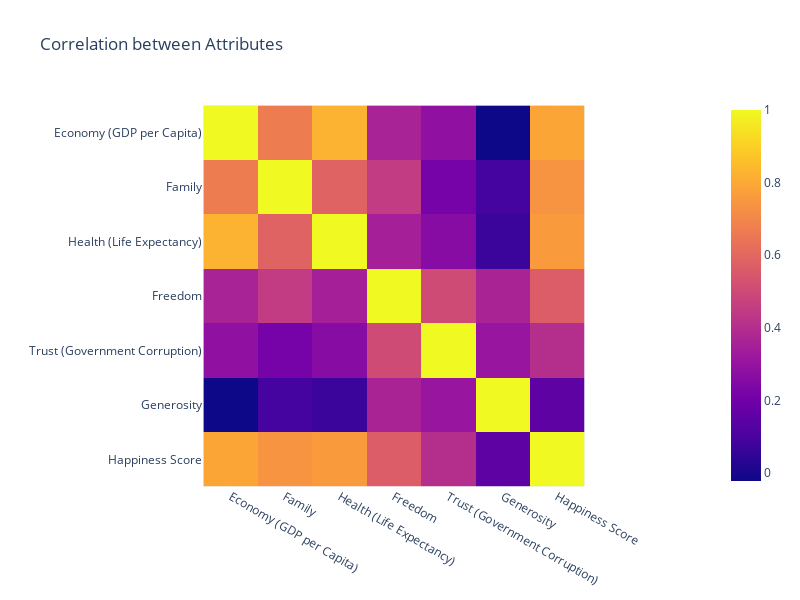

This figure's notebook cell:
### Code cell
#Find the correlation between the Economy (GDP per Capita), Family, Health (Life Expectancy), Freedom, Trust (Government Corruption), Generosity and Happiness score. 
# Create a sub-dataset with selected attributes
sub_dataset = df[['Economy (GDP per Capita)', 'Family', 'Health (Life Expectancy)', 'Freedom', 'Trust (Government Corruption)', 'Generosity', 'Happiness Score']]

# Calculate the correlation matrix
correlation_matrix = sub_dataset.corr()

# Create a heatmap using Plotly
fig2 = px.imshow(correlation_matrix, title='Correlation between Attributes', width=800, height=600)

fig2.show()

### Figure 1 — Plotly figure (JSON) as saved in the notebook; plotly's stock layout.template omitted (floating-point values rounded to 4 significant figures)
{"data": [{"coloraxis": "coloraxis", "hovertemplate": "x: %{x}<br>y: %{y}<br>color: %{z}<extra></extra>", "name": "0", "type": "heatmap", "x": ["Economy (GDP per Capita)", "Family", "Health (Life Expectancy)", "Freedom", "Trust (Government Corruption)", "Generosity", "Happiness Score"], "xaxis": "x", "y": ["Economy (GDP per Capita)", "Family", "Health (Life Expectancy)", "Freedom", "Trust (Government Corruption)", "Generosity", "Happiness Score"], "yaxis": "y", "z": [[1, 0.669, 0.8257, 0.361, 0.2861, -0.02207, 0.7896], [0.669, 1, 0.5862, 0.4502, 0.2136, 0.08963, 0.7393], [0.8257, 0.5862, 1, 0.348, 0.2619, 0.06976, 0.7595], [0.361, 0.4502, 0.348, 1, 0.502, 0.3618, 0.5668], [0.2861, 0.2136, 0.2619, 0.502, 1, 0.3059, 0.402], [-0.02207, 0.08963, 0.06976, 0.3618, 0.3059, 1, 0.1568], [0.7896, 0.7393, 0.7595, 0.5668, 0.402, 0.1568, 1]]}], "layout": {"coloraxis": {"colorscale": [[0, "#0d0887"], [0.1111, "#46039f"], [0.2222, "#7201a8"], [0.3333, "#9c179e"], [0.4444, "#bd3786"], [0.5556, "#d8576b"], [0.6667, "#ed7953"], [0.7778, "#fb9f3a"], [0.8889, "#fdca26"], [1, "#f0f921"]]}, "height": 600, "title": {"text": "Correlation between Attributes"}, "width": 800, "xaxis": {"anchor": "y", "autorange": true, "constrain": "domain", "domain": [0.1965, 0.8035], "range": [-0.5, 6.5], "scaleanchor": "y", "type": "category"}, "yaxis": {"anchor": "x", "autorange": true, "constrain": "domain", "domain": [0, 1], "range": [6.5, -0.5], "type": "category"}}}
